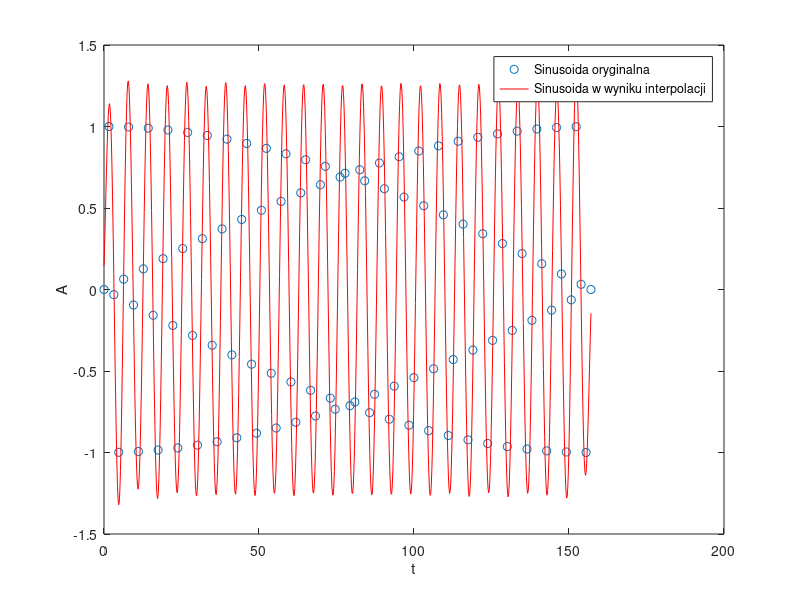

Recreate this plot in MATLAB.
clear all;
close all;
clc;

N = 100;
M = 4;

t = linspace(0, (N/M)*2*pi, N); 
x = sin(t);
T = 2*pi;

t_interp = linspace(0, (N/M)*2*pi, N*8); 
x_interp = zeros(size(t_interp)); 

for i = 1:length(t_interp)
    for n = 1:length(t)
        x_interp(i) = x_interp(i) + x(n) * sinc(pi/T * (t_interp(i) - t(n)));
    end
end

plot(t, x, 'o', t_interp, x_interp, 'r-'); 
legend('Sinusoida oryginalna', 'Sinusoida w wyniku interpolacji');
xlabel('t');
ylabel('A');